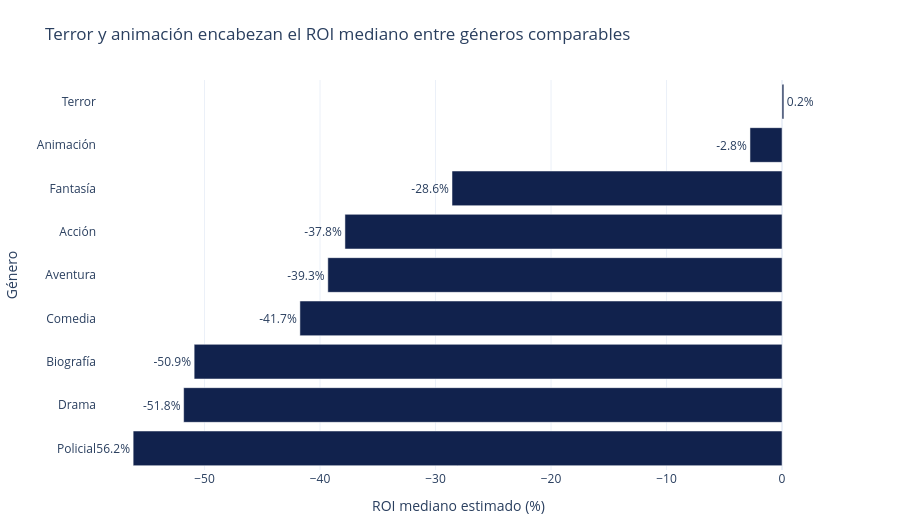

The notebook cell this image was saved under:
### Markdown cell above
## 4.3 Retorno mediano por género

### Code cell
generos_grafico = comparables.sort_values('roi_mediano_pct')

figura_generos = px.bar(
    generos_grafico, x='roi_mediano_pct', y='genero',
    orientation='h', text='roi_mediano_pct',
    hover_data=['peliculas','fracaso_pct','roi_peor_decil_pct'],
    color_discrete_sequence=[AZUL_GRAFICO],
    labels={'roi_mediano_pct':'ROI mediano estimado (%)',
            'genero':'Género',
            'peliculas':'Películas',
            'fracaso_pct':'Fracaso según 2,5× (%)',
            'roi_peor_decil_pct':'ROI medio del peor decil (%)'},
    title='Terror y animación encabezan el ROI mediano entre géneros comparables')
figura_generos.update_traces(texttemplate='%{text:.1f}%',
                             textposition='outside')
figura_generos.update_layout(height=530,
                             margin={'l':90,'r':80,'t':80,'b':60})
figura_generos.write_html(carpeta_salidas / 'generos_interactivo.html', include_plotlyjs='cdn')
figura_generos.show()

print('Géneros mostrados:', len(generos_grafico),
      '| mínimo por género:', MIN_PELICULAS_COMPARABLES)

### Figure 1 — Plotly figure (JSON) as saved in the notebook; plotly's stock layout.template omitted (floating-point values rounded to 4 significant figures)
{"data": [{"customdata": [[384.0, 71.09, -97.26], [829.0, 65.02, -97.96], [306.0, 68.3, -95.56], [1405.0, 62.85, -95.68], [317.0, 61.51, -96.35], [1377.0, 62.82, -93.18], [42.0, 57.14, -96.06], [272.0, 41.91, -89.08], [236.0, 42.8, -92.81]], "hovertemplate": "ROI mediano estimado (%)=%{text}<br>Género=%{y}<br>Películas=%{customdata[0]}<br>Fracaso según 2,5× (%)=%{customdata[1]}<br>ROI medio del peor decil (%)=%{customdata[2]}<extra></extra>", "legendgroup": "", "marker": {"color": "#11224D", "pattern": {"shape": ""}}, "name": "", "orientation": "h", "showlegend": false, "text": [-56.18, -51.81, -50.9, -41.74, -39.32, -37.84, -28.57, -2.778, 0.1551], "textposition": "outside", "x": [-56.18, -51.81, -50.9, -41.74, -39.32, -37.84, -28.57, -2.778, 0.1551], "xaxis": "x", "y": ["Policial", "Drama", "Biografía", "Comedia", "Aventura", "Acción", "Fantasía", "Animación", "Terror"], "yaxis": "y", "type": "bar", "texttemplate": "%{text:.1f}%"}], "layout": {"xaxis": {"anchor": "y", "domain": [0.0, 1.0], "title": {"text": "ROI mediano estimado (%)"}}, "yaxis": {"anchor": "x", "domain": [0.0, 1.0], "title": {"text": "Género"}}, "legend": {"tracegroupgap": 0}, "title": {"text": "Terror y animación encabezan el ROI mediano entre géneros comparables"}, "barmode": "relative", "margin": {"l": 90, "r": 80, "t": 80, "b": 60}, "height": 530}}
